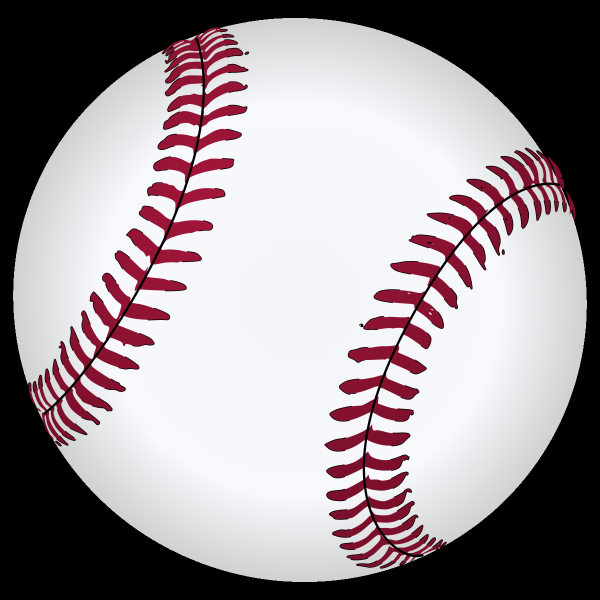
#> input picture images/baseball1.png, 1200 x 1200 px (shown at 1/2 size)
$ jupyter execute 'Find and Draw Contours with OpenCV in Python.ipynb'
#> lines starting #> are read from the running program, lines starting #| are printed output that depends on the picture; after the words box and inside, x2 and y2 are one past the last pixel; in counts of white or black regions, pixels touching at a corner belong together
[cell 1]
import cv2 as cv
import numpy as np
from matplotlib import pyplot as plt

[cell 2]
img = cv.imread("images/baseball1.png")
#> img is the input picture: shape (1200, 1200, 3); mean B, G, R 150.8, 146.8, 155.6
img = cv.resize(img, (512, 512))
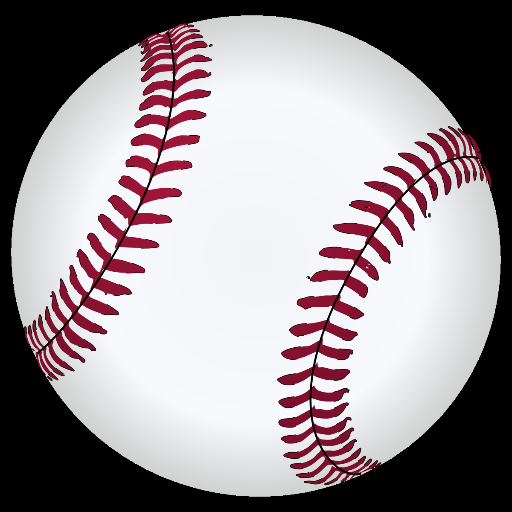
#> img: shape (512, 512, 3); mean B, G, R 150.8, 146.8, 155.6
g_img = cv.cvtColor(img, cv.COLOR_BGR2GRAY)
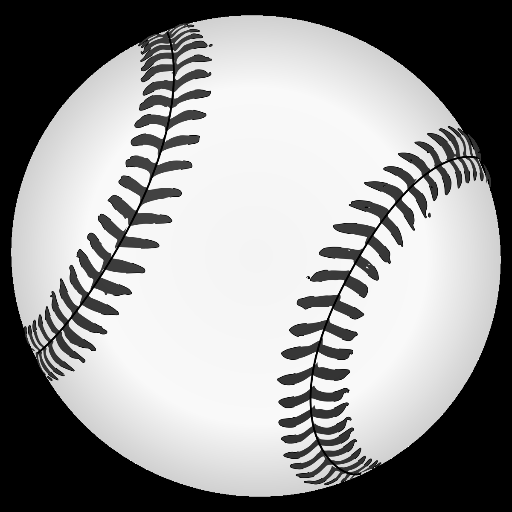
#> g_img: shape (512, 512); min 0, max 251, mean 149.8
ret, thresh = cv.threshold(g_img, 127, 255, 0)
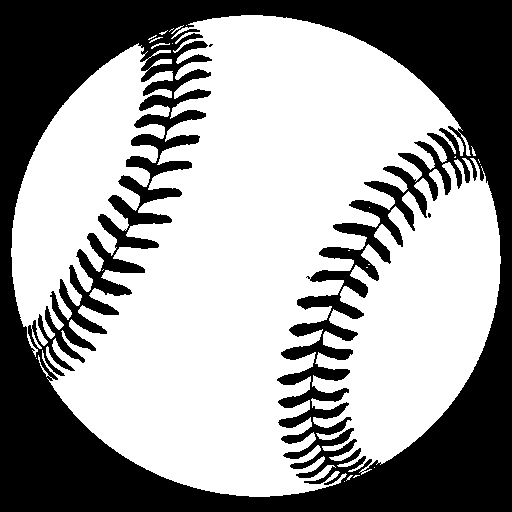
#> thresh: shape (512, 512); 61.3% white; 3 black regions (2 under 20 px)
contours, hierarchy = cv.findContours(thresh, cv.RETR_TREE, cv.CHAIN_APPROX_NONE)
#> contours = 31 contours, 28 with area under 20; largest, box (x1, y1, x2, y2) and area: (38, 15, 471, 497) 101542, (311, 158, 501, 475) 32534, (11, 43, 173, 357) 22592
print("Number of contours = " + str(len(contours)))
#| Number of contours = 31

cv.drawContours(img, contours, -1, (0, 255, 0), 3)
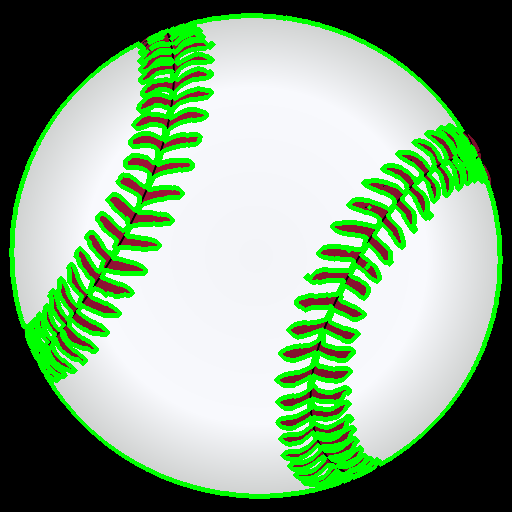
#> img: shape (512, 512, 3); 13.83% of pixels changed, all inside (x1, y1, x2, y2) = (9, 13, 503, 499)

plt.imshow(img)
cv.imshow("image", img)
cv.imshow("image_gray", g_img)
cv.waitKey(0)
cv.destroyAllWindows()

$ run again, with images/bw.png copied over images/baseball1.png
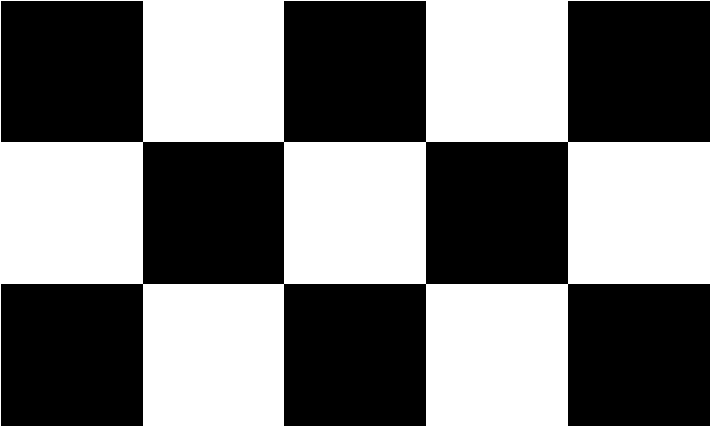
#> input picture images/bw.png, 710 x 427 px
#> img is the input picture: shape (427, 710, 3); 47% white; 1 white region, box (x1, y1, x2, y2) and area: (0, 0, 710, 427) 142426
#> `ret, thresh = cv.threshold(g_img, 127, 255, 0)`:
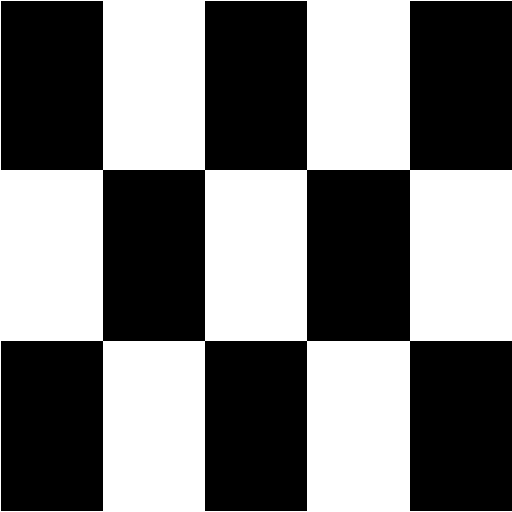
#> thresh: shape (512, 512); 47.1% white; 1 white region
#> contours = 7 contours; box (x1, y1, x2, y2) and area: (0, 0, 512, 512) 226341, (306, 169, 411, 342) 17886, (102, 169, 206, 342) 17714, (204, 340, 308, 512) 17611, (0, 340, 104, 512) 17611, (204, 0, 308, 171) 17508, (0, 0, 104, 171) 17508
#| Number of contours = 7
#> `cv.drawContours(img, contours, -1, (0, 255, 0), 3)`:
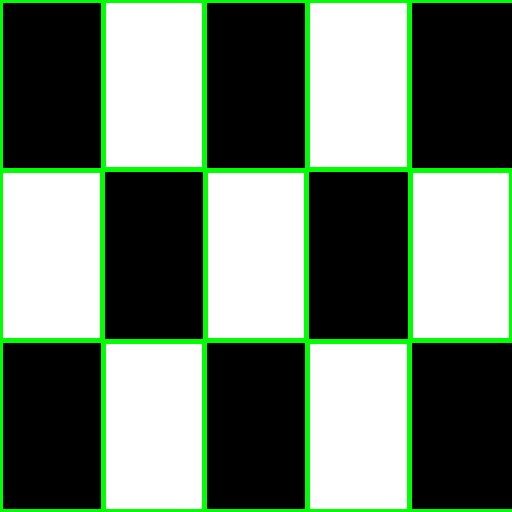
#> img: shape (512, 512, 3); mean B, G, R 108.2, 127.7, 108.2
